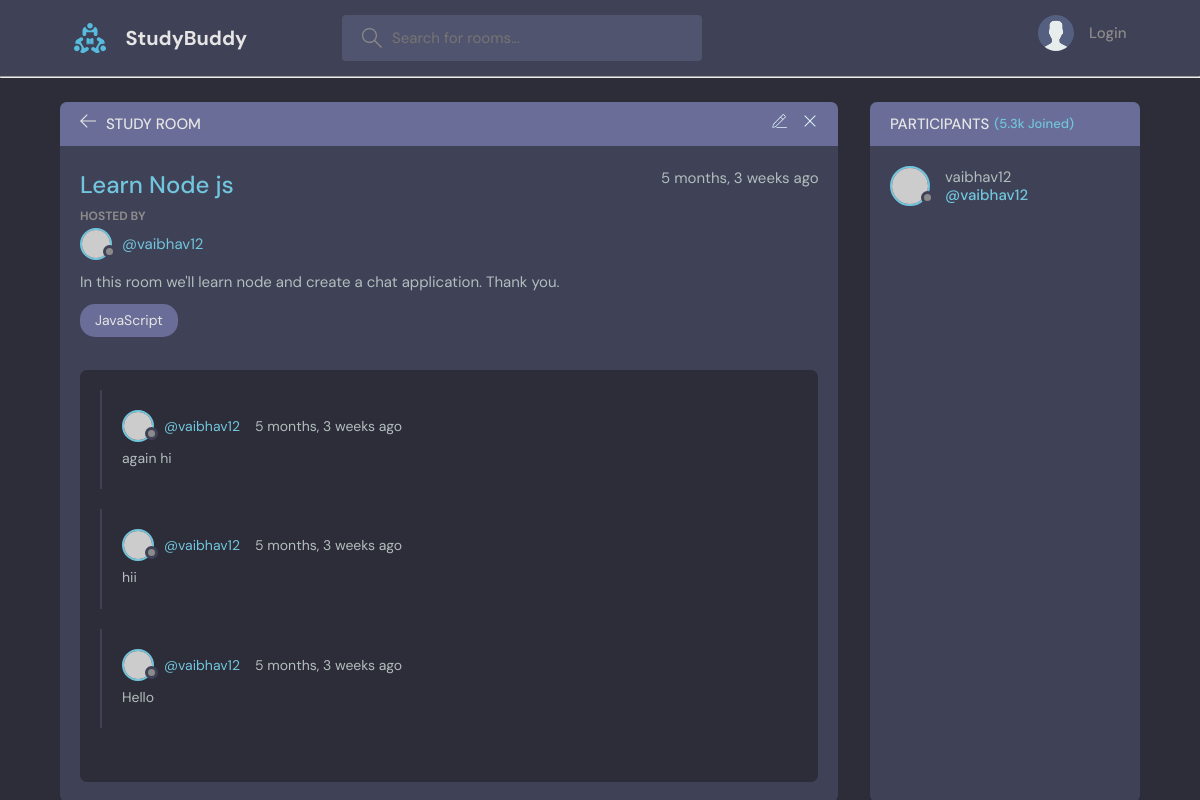
The app's page /room/12 with its own data.
### base/models.py (models this page shows, shortened)
class Room(models.Model):
    host = models.ForeignKey(User, on_delete=models.SET_NULL, null=True)
    topic = models.ForeignKey(Topic, on_delete=models.SET_NULL, null=True)
    participants = models.ManyToManyField(User, related_name='participants')
    name = models.CharField(max_length=200)
    description = models.TextField(blank=True, null=True)
    updated = models.DateTimeField(auto_now=True)
    created = models.DateTimeField(auto_now_add=True)
    class Meta:
        ordering = ['-updated', '-created']

class Topic(models.Model):
    name = models.CharField(max_length=150)
    def __str__(self) -> str:
        return self.name

class Message(models.Model):
    user = models.ForeignKey(User, on_delete=models.CASCADE)
    room = models.ForeignKey(Room, on_delete=models.CASCADE)
    body = models.TextField()
    updated = models.DateTimeField(auto_now=True)
    created = models.DateTimeField(auto_now_add=True)
    class Meta:
        ordering = ['-updated', '-created']

### base/views.py (the view, shortened to what this page needs)
# urls.py: path("room/<str:pk>", room, name="room" ),
def room(request, pk):
    curr_room = Room.objects.get(id=pk)
    participants = curr_room.participants.all()
    messages = curr_room.message_set.all()
    context= { "room": curr_room, "convos": messages, 'participants': participants}
    return render(request, 'base/room.html',context)

### base/templates/base/room.html (shortened to what this page needs)
{% extends 'base/base.html' %}
{% block content %}
<main class="profile-page layout layout--2">
  <div class="container">
    <div class="room">
      <div class="room__top">
        <div class="room__topLeft">
          <a href="{% url 'home' %}">
            <svg version="1.1" xmlns="http://www.w3.org/2000/svg" width="32" height="32" viewBox="0 0 32 32">
              <title>arrow-left</title>
              <path
                d="M13.723 2.286l-13.723 13.714 13.719 13.714 1.616-1.611-10.96-10.96h27.625v-2.286h-27.625l10.965-10.965-1.616-1.607z"
              ></path>
            </svg>
          </a>
          <h3>Study Room</h3>
        </div>
        <div class="room__topRight">
          <a href="{% url 'update-room' room.id %}">
          </a>
          <a href="{% url 'delete-room' room.id %}">
            <svg version="1.1" xmlns="http://www.w3.org/2000/svg" width="32" height="32" viewBox="0 0 32 32">
              <title>remove</title>
              <path
                d="M27.314 6.019l-1.333-1.333-9.98 9.981-9.981-9.981-1.333 1.333 9.981 9.981-9.981 9.98 1.333 1.333 9.981-9.98 9.98 9.98 1.333-1.333-9.98-9.98 9.98-9.981z"
              ></path>
            </svg>
          </a>
        </div>
      </div>
      <div class="room__box scroll">
        <d-iv class="room__header scroll">
          <div class="room__info">
            <h3>{{room.name}} </h3>
            <span>{{room.created|timesince}} ago</span>
          </div>
          <div class="room__hosted">
            <p>Hosted By</p>
            <a href="{% url 'profile' room.host.id %}" class="room__author">
              <div class="avatar avatar--small">
                <img src="https://randomuser.me/api/portraits/men/37.jpg" />
              </div>
              <span>@{{room.host.username}} </span>
            </a>
          </div>
          <div class="room__details">
            {{room.description}}
          </div>
          <span class="room__topics">{{room.topic}} </span>
        </d-iv>
        <div class="room__conversation">
          <div class="threads scroll">
            {% for convo in convos %}
            <div class="thread">
              <div class="thread__top">
                <div class="thread__author">
                  <a href="#" class="thread__authorInfo">
                    <div class="avatar avatar--small">
                      <img src="https://randomuser.me/api/portraits/men/37.jpg" />
                    </div>
                    <span>@{{convo.user.username}}</span>
                  </a>
                  <span class="thread__date">{{convo.created|timesince}} ago</span>
                </div>
              </div>
              <div class="thread__details">
                {{convo.body}}
              </div>
            </div>
            {% endfor %}
          </div>
        </div>
      </div>
    </div>
    <div class="participants">
      <h3 class="participants__top">Participants <span>(5.3k Joined)</span></h3>
      <div class="participants__list scroll">
        {% for participant in participants %}
        <a href="{% url 'profile' participant.id %}" class="participant">
          <div class="avatar avatar--medium">
            <img src="https://randomuser.me/api/portraits/men/37.jpg" />
          </div>
          <p>
            {{participant.username}}
            <span>@{{participant.username}}</span>
          </p>
        </a>
        {% endfor %}
      </div>
    </div>
  </div>
</main>
{% endblock content %}

### records on screen
Room: name "Learn Node js", created "5 months, 3 weeks", host.username "vaibhav12", description "In this room we'll learn node and create a chat application. Thank you.", topic "JavaScript"
Message: user.username "vaibhav12", created "5 months, 3 weeks", body "again hi"
Message: user.username "vaibhav12", created "5 months, 3 weeks", body "hii"
Message: user.username "vaibhav12", created "5 months, 3 weeks", body "Hello"

### other values on screen
{{ participant.username }} "vaibhav12"
